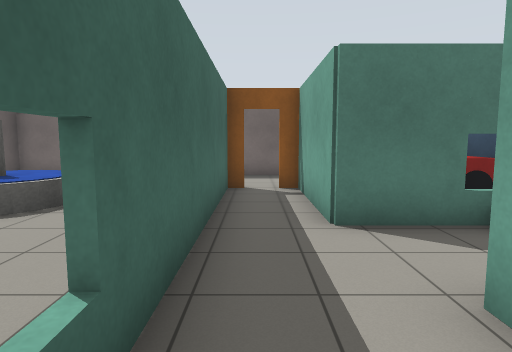
view 1 (above)

21 first-person views from a walk through a Gazebo world. The camera is 1.2 m above the floor, tilts 6° down and sees 75° across. Floor lines are 1 m apart. The floor is counted in squares, 1 m on a side. Each view is taken from the middle of a square. On the plan, view 1 faces up. The plan holds only what a view shows up to about 14 squares ahead; the rest is blank. Robots are left out. Gazebo's built-in surfaces are drawn with simple patterns. Simple shapes stand in for some stock models.

view 2
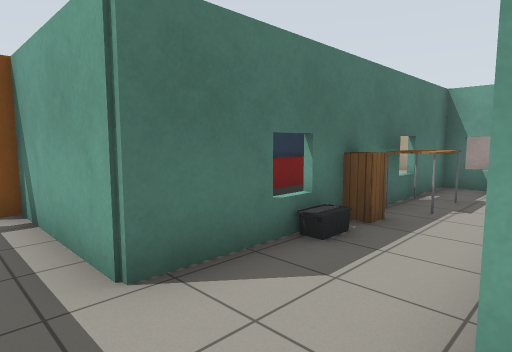

view 3
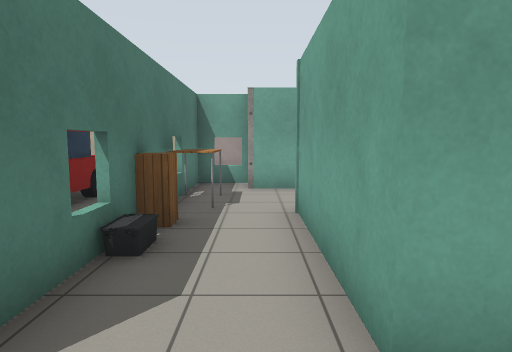

view 4
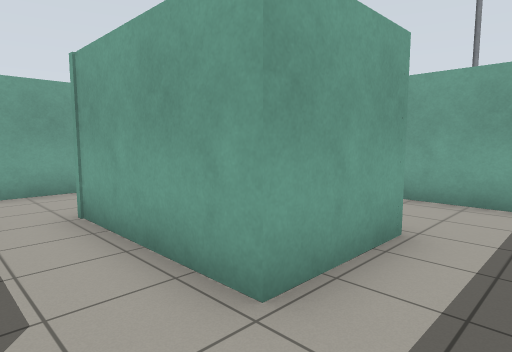

view 5
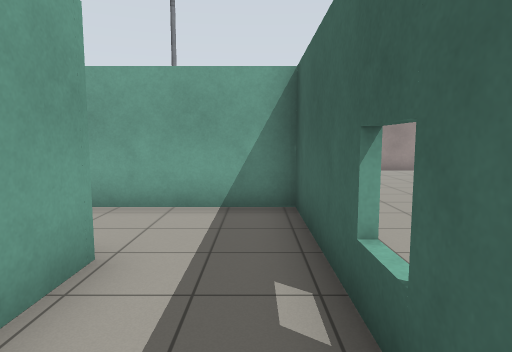

view 6
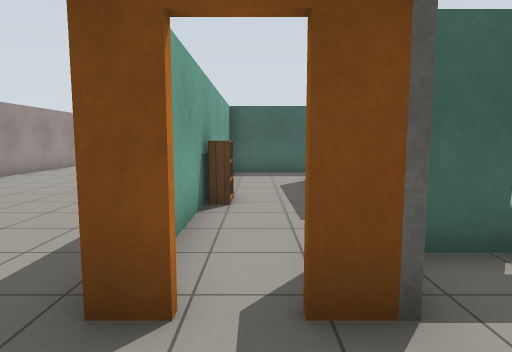

view 7
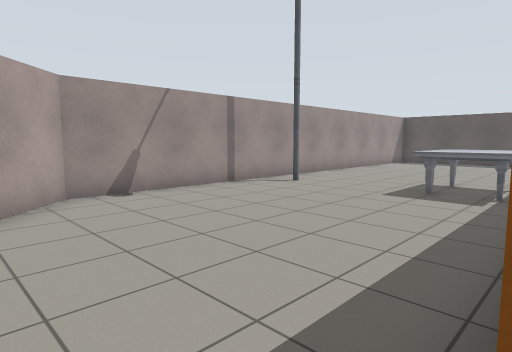

view 8
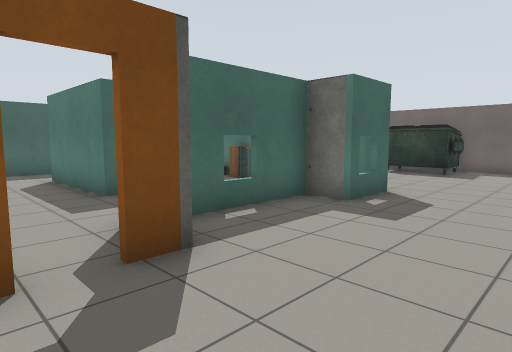

view 9
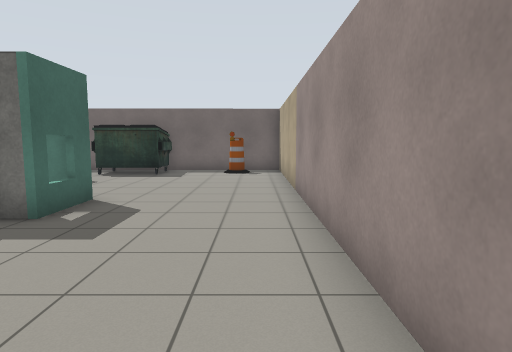

view 10
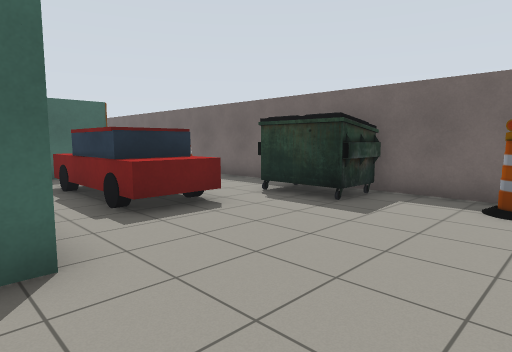

view 11
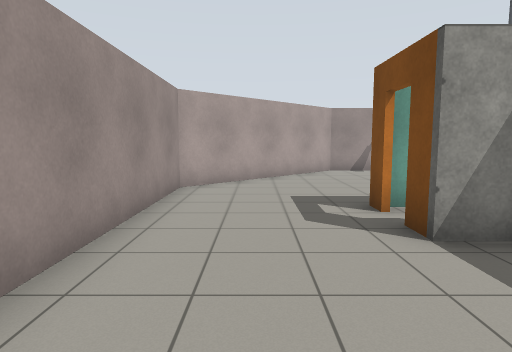

view 12
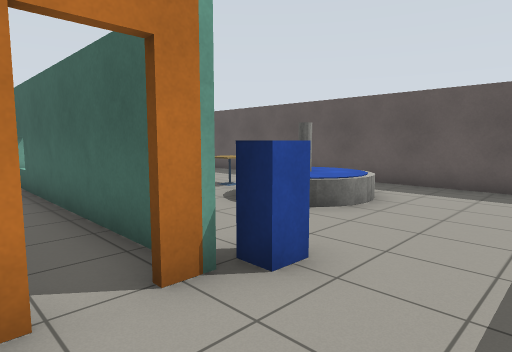

view 13
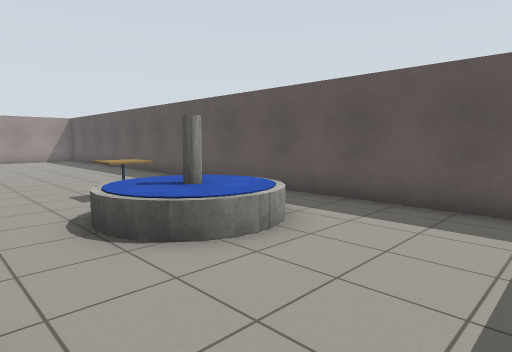

view 14
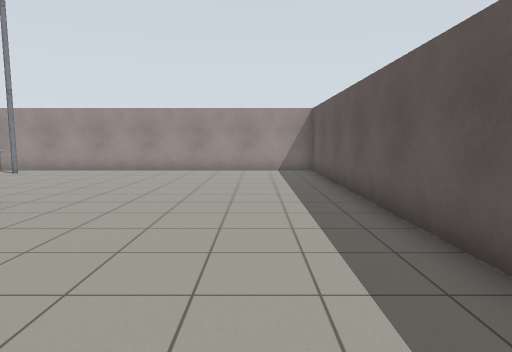

view 15
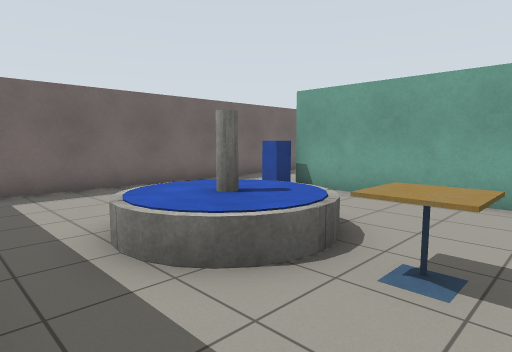

view 16
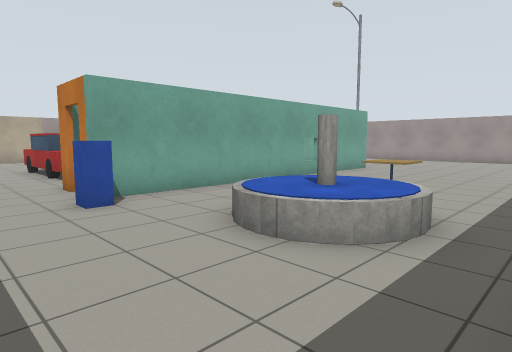

view 17
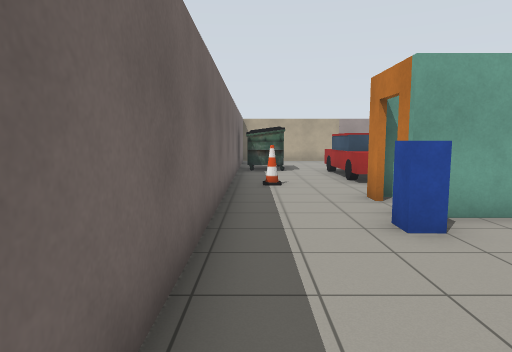

view 18
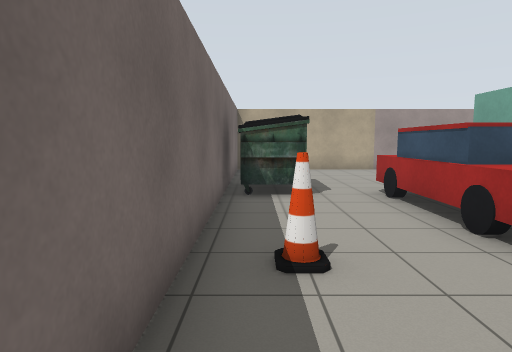

view 19
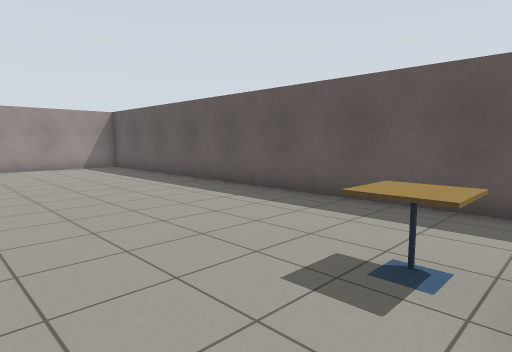

view 20
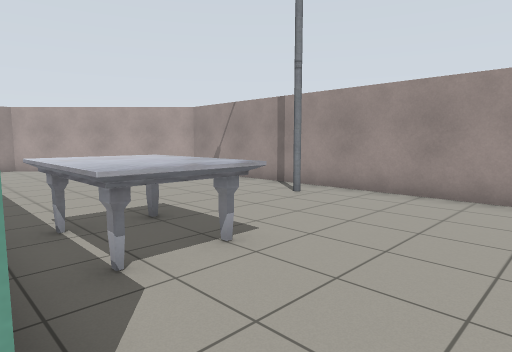

view 21
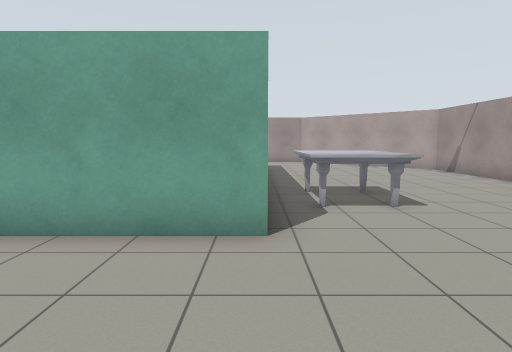

### Floor plan
Ten units are one square. View 1 is at (0, 0); x grows to the right and y downward. Boxes are objects, and circles mark ways between rooms. Rooms are numbered by the first view taken in them; rooms with no view inside come last. Other rooms are left out.
<svg viewBox="-88 -123 233 233">
<path fill="none" stroke="#000" d="M58 2 16 3 16 -23 57 -23M84 -15 84 -33M95 -31 95 -47 11 -47 11 -85M54 30 96 30M-7 -84 -7 30 44 30M-9 33 -9 -86M44 30 54 30M5 -86 12 -86 12 -67M89 9 99 9 99 17M85 -31 85 2M81 -48 96 -48 96 -31M99 25 99 32M-83 105 90 105 140 56 140 -118 -83 -117 -83 105"/>
<rect x="35" y="-45" width="10" height="10" fill="#bbb"><title>other object</title></rect>
<rect x="45" y="-45" width="10" height="10" fill="#bbb"><title>cabinet</title></rect>
<rect x="55" y="-45" width="20" height="10" fill="#bbb"><title>table</title></rect>
<rect x="-65" y="-85" width="30" height="40" fill="#bbb"><title>fountain</title></rect>
<rect x="-55" y="-45" width="10" height="10" fill="#bbb"><title>cafe table</title></rect>
<rect x="-25" y="-95" width="20" height="10" fill="#bbb"><title>postbox</title></rect>
<rect x="5" y="35" width="30" height="30" fill="#bbb"><title>marble table</title></rect>
<rect x="25" y="85" width="10" height="10" fill="#bbb"><title>lamp</title></rect>
<rect x="25" y="-115" width="10" height="10" fill="#bbb"><title>cone</title></rect>
<rect x="35" y="-85" width="50" height="20" fill="#bbb"><title>car</title></rect>
<rect x="45" y="25" width="10" height="10" fill="#bbb"><title>bookshelf</title></rect>
<rect x="65" y="-115" width="30" height="20" fill="#bbb"><title>dumpster</title></rect>
<rect x="115" y="-115" width="10" height="10" fill="#bbb"><title>barrel</title></rect>
<circle cx="0" cy="-85" r="3" fill="#2a7"/>
<circle cx="100" cy="20" r="3" fill="#2a7"/>
<text x="40" y="-30">1</text>
<text x="-20" y="0">2</text>
</svg>
Room 1 opens to room 2.

Where each view was taken, in squares from view 1:
view 1: 0 up, 0 right, facing up
view 2: 2 up, 0 right, facing up-right
view 3: 3 up, 0 right, facing right
view 4: 4 up, 0 right, facing down-right
view 5: 3 up, 0 right, facing down
view 6: 2 down, 12 right, facing left
view 7: 3 down, 11 right, facing down-left
view 8: 3 down, 13 right, facing up-left
view 9: 2 down, 13 right, facing up
view 10: 4 up, 13 right, facing up-left
view 11: 3 up, 12 right, facing down
view 12: 11 up, 1 right, facing down-left
view 13: 11 up, 2 left, facing down-left
view 14: 3 up, 6 left, facing down
view 15: 3 up, 8 left, facing up-right
view 16: 11 up, 8 left, facing down-right
view 17: 11 up, 6 left, facing right
view 18: 11 up, 0 right, facing right
view 19: 5 up, 2 left, facing down-left
view 20: 3 down, 2 left, facing down-right
view 21: 3 down, 5 left, facing right
